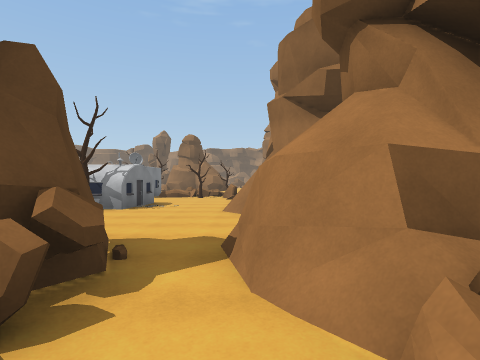
View 1 (above)

24 first-person views from a walk through a 3-D level made in the Unity game engine. The camera is 1.5 m above the floor, looks level and sees 80° across. The floor is counted in squares, 2 m on a side. Each view is taken from the middle of a square. On the plan, view 1 faces up. The plan holds only what a view shows up to about 10 squares ahead; the rest is blank. The place goes on beyond the plan. Some animated figures are left out.

View 2
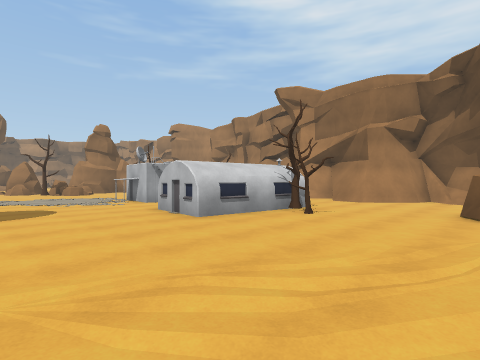

View 3
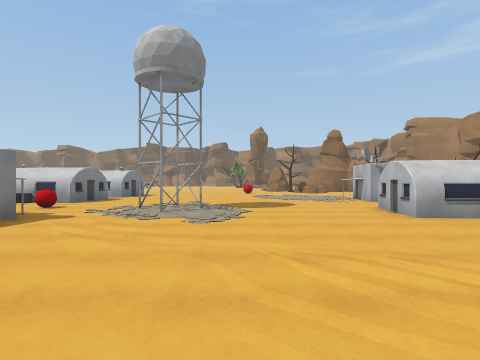

View 4
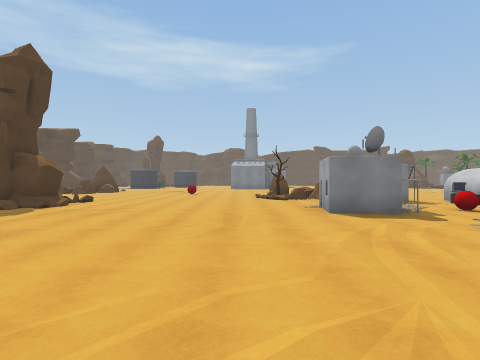

View 5
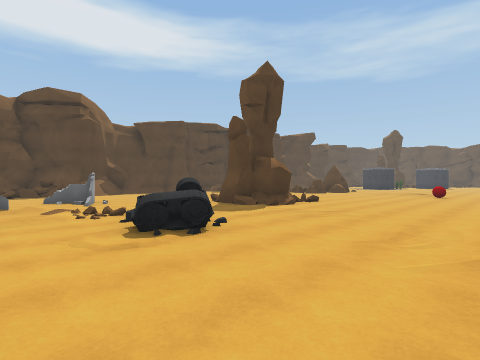

View 6
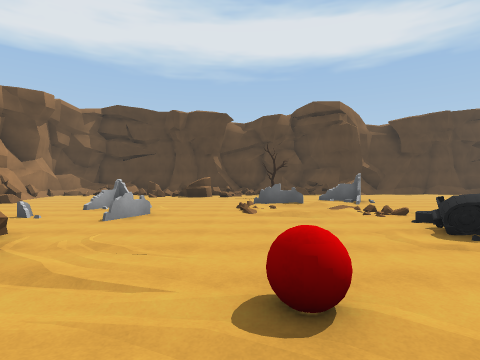

View 7
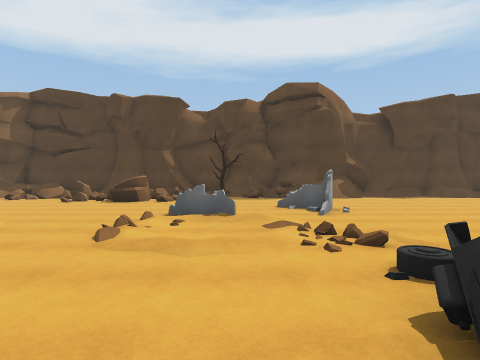

View 8
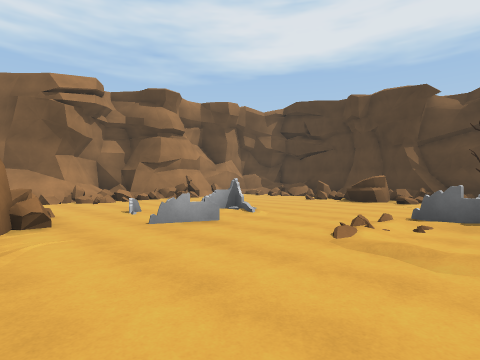

View 9
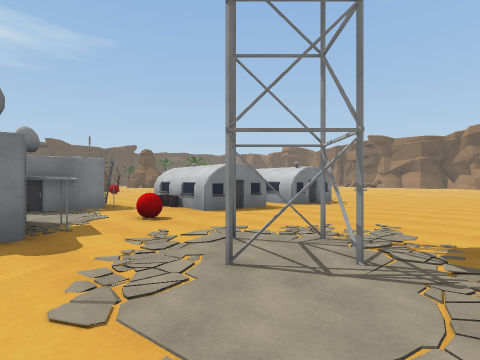

View 10
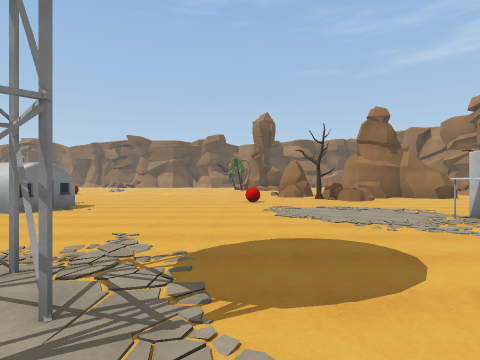

View 11
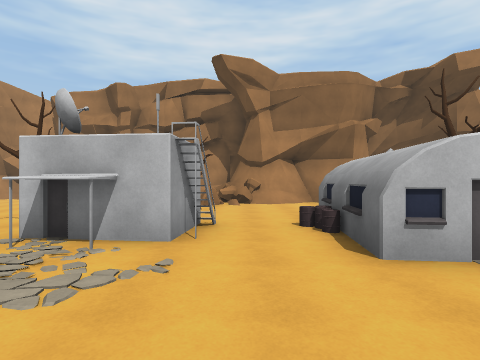

View 12
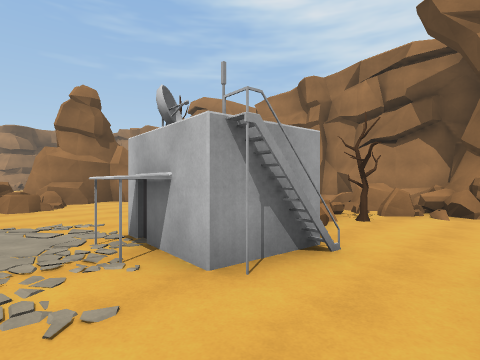

View 13
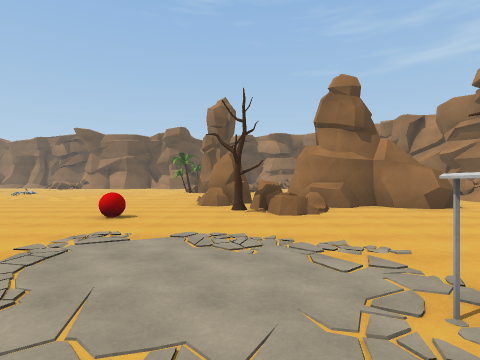

View 14
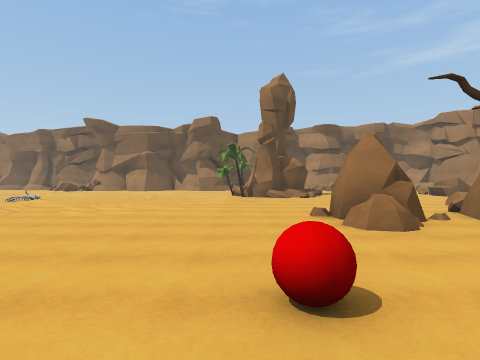

View 15
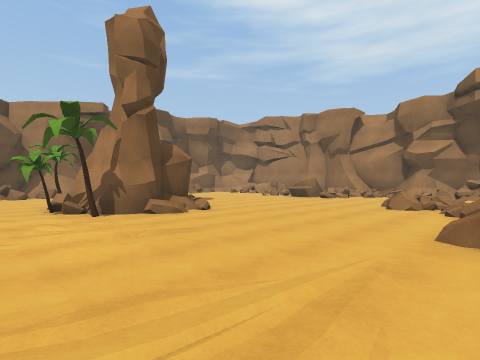

View 16
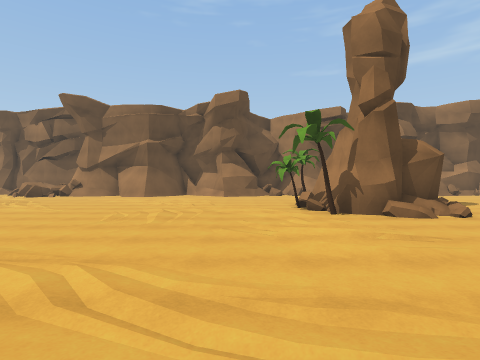

View 17
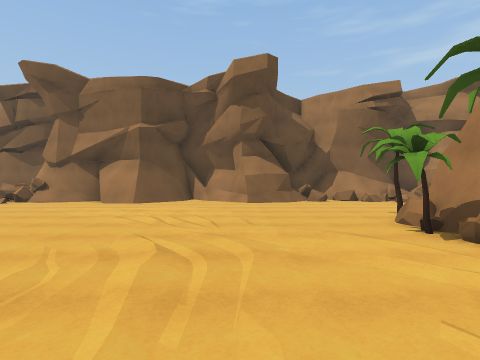

View 18
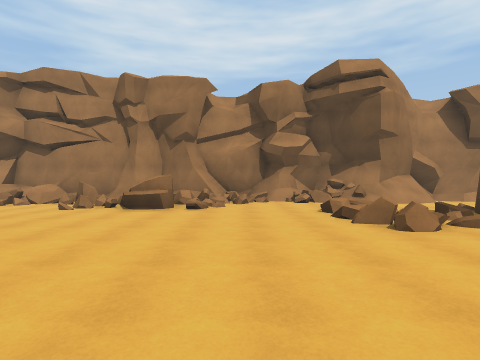

View 19
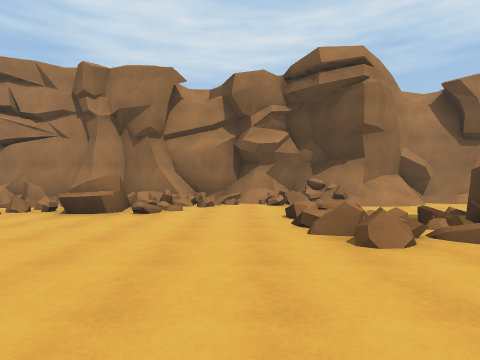

View 20
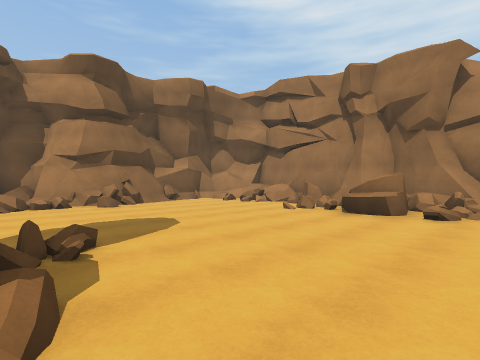

View 21
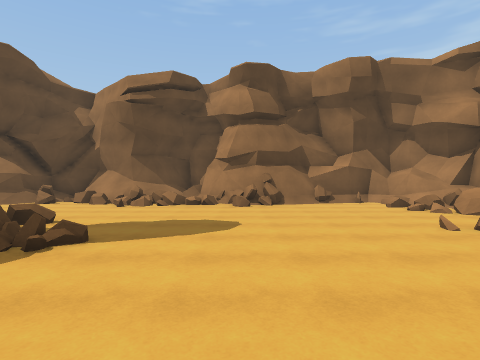

View 22
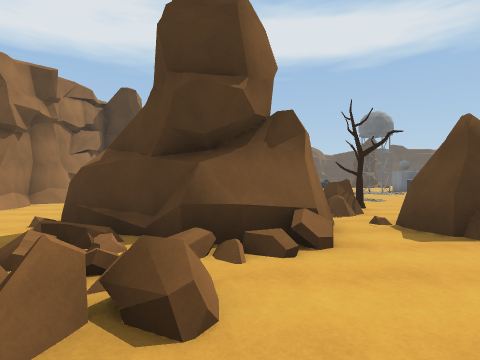

View 23
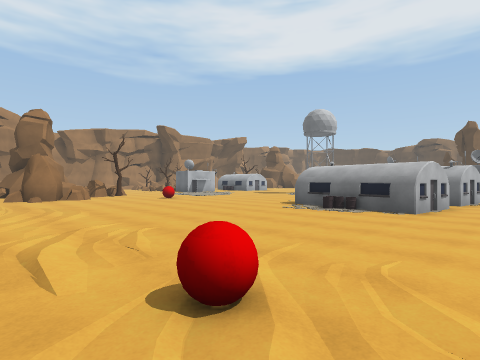

View 24
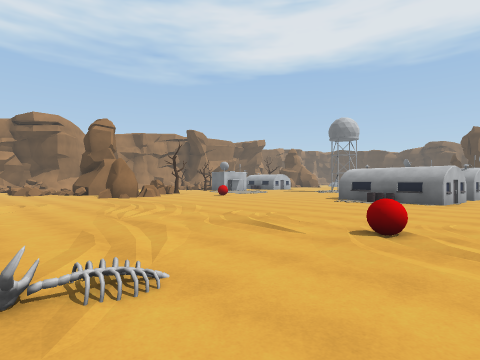

### Floor plan
Key: @ floor where view 1 was taken; # wall or solid block; x gap in a wall; . floor; / step, stairs or slope; = window, fence, low wall or low ledge; ^ raised ledge; B building; T tree; R red ball; C rock.
Columns run from 20 left of view 1 to 3 right of it. Each row starts with its distance up from view 1.
 36 #/###..###=.===###//.=##
 35 ................=.../==#
 34 ..................../=##
 33  ....................=##
 32  .........T =........^#
 31  .........####......=##
 30  ........T####=....==##
 29   ........T###......#=##
 28    .........#........=##
 27 ..=..................#=#
 26 .........//...........=#
 25 .................=.=..=#
 24 .................=.=  =#
 23 .R../...........##....=#
 22 ............C#.###.../##
 21 ............CC.#####.//#
 20 ..............C^####../#
 19 .............TCC......##
 18  .........R...C.......##
 17  ..BB...............  .#
 16  .BBBB.............   ##
 15  .B BB...........      #
 14     ..........BBT    =##
 13   B B.........BB  =#=^/#
 12  BBBB..........BB.T.##/#
 11  ..B................=#^^
 10  BB..R..##......B.../#
  9  BB.....##....BBBB...#
  8  BB.#B........BBBB.. #
  7     BB.........TT...##
  6   ...B............../##
  5   .................../#
  4   .................../#
  3 ................ ##.# #
  2 ............R..   #^###
  1 ...............##  =.=#
  0  .......#^......#^  @ #
 -1   ......=............=#
 -2   =##....///..=..=..###
 -3     #..../../.......x
 -4     #...././/...=...
 -5      .....==.........
 -6     ....#.. ........#
 -7    .....#=. ......
 -8    ..... ..T......
 -9    ....  .. .#=.
-10              #
-11            ==

Where each view was taken, in squares from view 1:
view 1: 0 up, 0 right, facing up
view 2: 3 up, 10 left, facing up-right
view 3: 2 up, 10 left, facing up
view 4: 4 up, 8 left, facing left
view 5: 4 up, 9 left, facing down-left
view 6: 4 up, 8 left, facing down
view 7: 1 up, 10 left, facing down
view 8: 1 up, 10 left, facing down-right
view 9: 7 up, 10 left, facing up-left
view 10: 8 up, 10 left, facing up
view 11: 11 up, 9 left, facing right
view 12: 10 up, 7 left, facing up-right
view 13: 12 up, 7 left, facing up
view 14: 16 up, 10 left, facing up
view 15: 22 up, 12 left, facing up-right
view 16: 22 up, 12 left, facing up
view 17: 26 up, 13 left, facing up
view 18: 27 up, 8 left, facing right
view 19: 26 up, 7 left, facing right
view 20: 27 up, 7 left, facing up-right
view 21: 27 up, 4 left, facing up
view 22: 26 up, 4 left, facing down
view 23: 24 up, 20 left, facing down-right
view 24: 27 up, 20 left, facing down-right
